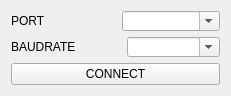
     <widget class="QWidget" name="verticalLayoutWidget">
      <property name="geometry">
       <rect>
        <x>20</x>
        <y>10</y>
        <width>231</width>
        <height>91</height>
       </rect>
      </property>
      <layout class="QVBoxLayout" name="verticalLayout">
       <item>
        <layout class="QHBoxLayout" name="horizontalLayout_6">
         <item>
          <widget class="QLabel" name="label">
           <property name="text">
            <string>PORT</string>
           </property>
          </widget>
         </item>
         <item>
          <spacer name="horizontalSpacer">
           <property name="orientation">
            <enum>Qt::Horizontal</enum>
           </property>
           <property name="sizeType">
            <enum>QSizePolicy::Fixed</enum>
           </property>
           <property name="sizeHint" stdset="0">
            <size>
             <width>70</width>
             <height>20</height>
            </size>
           </property>
          </spacer>
         </item>
         <item>
          <widget class="QComboBox" name="cb_Port">
           <property name="sizePolicy">
            <sizepolicy hsizetype="Expanding" vsizetype="Fixed">
             <horstretch>0</horstretch>
             <verstretch>0</verstretch>
            </sizepolicy>
           </property>
           <property name="minimumSize">
            <size>
             <width>0</width>
             <height>0</height>
            </size>
           </property>
           <property name="maximumSize">
            <size>
             <width>200</width>
             <height>20</height>
            </size>
           </property>
           <property name="editable">
            <bool>true</bool>
           </property>
           <property name="currentText">
            <string/>
           </property>
          </widget>
         </item>
        </layout>
       </item>
       <item>
        <layout class="QHBoxLayout" name="horizontalLayout_7">
         <item>
          <widget class="QLabel" name="label_2">
           <property name="text">
            <string>BAUDRATE</string>
           </property>
          </widget>
         </item>
         <item>
          <spacer name="horizontalSpacer_2">
           <property name="orientation">
            <enum>Qt::Horizontal</enum>
           </property>
           <property name="sizeType">
            <enum>QSizePolicy::Fixed</enum>
           </property>
           <property name="sizeHint" stdset="0">
            <size>
             <width>45</width>
             <height>20</height>
            </size>
           </property>
          </spacer>
         </item>
         <item>
          <widget class="QComboBox" name="cb_baudrate">
           <property name="sizePolicy">
            <sizepolicy hsizetype="Expanding" vsizetype="Fixed">
             <horstretch>0</horstretch>
             <verstretch>0</verstretch>
            </sizepolicy>
           </property>
           <property name="minimumSize">
            <size>
             <width>0</width>
             <height>0</height>
            </size>
           </property>
           <property name="maximumSize">
            <size>
             <width>200</width>
             <height>20</height>
            </size>
           </property>
           <property name="editable">
            <bool>true</bool>
           </property>
           <property name="currentText">
            <string/>
           </property>
          </widget>
         </item>
        </layout>
       </item>
       <item>
        <widget class="QPushButton" name="pushButton">
         <property name="text">
          <string>CONNECT</string>
         </property>
        </widget>
       </item>
      </layout>
     </widget>
